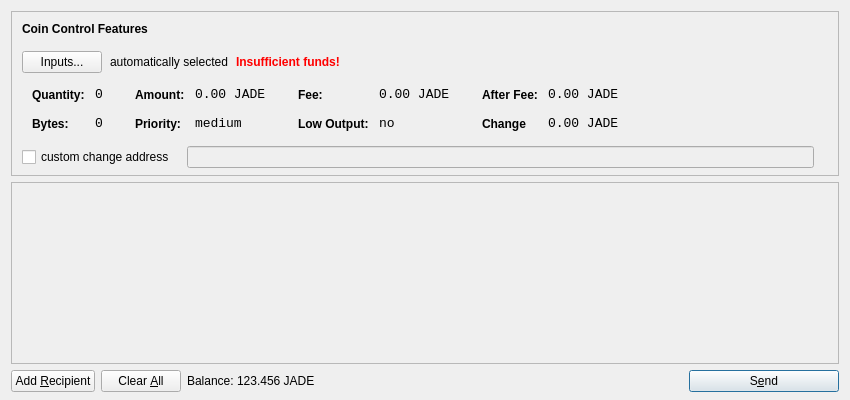
<?xml version="1.0" encoding="UTF-8"?>
<ui version="4.0">
 <class>SendCoinsDialog</class>
 <widget class="QDialog" name="SendCoinsDialog">
  <property name="geometry">
   <rect>
    <x>0</x>
    <y>0</y>
    <width>850</width>
    <height>400</height>
   </rect>
  </property>
  <property name="windowTitle">
   <string>Send Coins</string>
  </property>
  <layout class="QVBoxLayout" name="verticalLayout" stretch="0,1,0">
   <property name="bottomMargin">
    <number>8</number>
   </property>
   <item>
    <widget class="QFrame" name="frameCoinControl">
     <property name="sizePolicy">
      <sizepolicy hsizetype="Expanding" vsizetype="Expanding">
       <horstretch>0</horstretch>
       <verstretch>0</verstretch>
      </sizepolicy>
     </property>
     <property name="maximumSize">
      <size>
       <width>16777215</width>
       <height>16777215</height>
      </size>
     </property>
     <property name="frameShape">
      <enum>QFrame::StyledPanel</enum>
     </property>
     <property name="frameShadow">
      <enum>QFrame::Sunken</enum>
     </property>
     <layout class="QVBoxLayout" name="verticalLayoutCoinControl2">
      <property name="spacing">
       <number>-1</number>
      </property>
      <property name="leftMargin">
       <number>0</number>
      </property>
      <property name="topMargin">
       <number>0</number>
      </property>
      <property name="rightMargin">
       <number>0</number>
      </property>
      <property name="bottomMargin">
       <number>6</number>
      </property>
      <item>
       <layout class="QVBoxLayout" name="verticalLayoutCoinControl" stretch="0,0,0,0,1">
        <property name="spacing">
         <number>0</number>
        </property>
        <property name="leftMargin">
         <number>10</number>
        </property>
        <property name="topMargin">
         <number>10</number>
        </property>
        <item>
         <layout class="QHBoxLayout" name="horizontalLayoutCoinControl1">
          <property name="bottomMargin">
           <number>15</number>
          </property>
          <item>
           <widget class="QLabel" name="labelCoinControlFeatures">
            <property name="sizePolicy">
             <sizepolicy hsizetype="Preferred" vsizetype="Maximum">
              <horstretch>0</horstretch>
              <verstretch>0</verstretch>
             </sizepolicy>
            </property>
            <property name="font">
             <font>
              <weight>75</weight>
              <bold>true</bold>
             </font>
            </property>
            <property name="styleSheet">
             <string notr="true">font-weight:bold;</string>
            </property>
            <property name="text">
             <string>Coin Control Features</string>
            </property>
           </widget>
          </item>
         </layout>
        </item>
        <item>
         <layout class="QHBoxLayout" name="horizontalLayoutCoinControl2" stretch="0,0,0,0">
          <property name="spacing">
           <number>8</number>
          </property>
          <property name="bottomMargin">
           <number>10</number>
          </property>
          <item>
           <widget class="QPushButton" name="pushButtonCoinControl">
            <property name="styleSheet">
             <string notr="true"/>
            </property>
            <property name="text">
             <string>Inputs...</string>
            </property>
           </widget>
          </item>
          <item>
           <widget class="QLabel" name="labelCoinControlAutomaticallySelected">
            <property name="text">
             <string>automatically selected</string>
            </property>
            <property name="margin">
             <number>5</number>
            </property>
           </widget>
          </item>
          <item>
           <widget class="QLabel" name="labelCoinControlInsuffFunds">
            <property name="font">
             <font>
              <weight>75</weight>
              <bold>true</bold>
             </font>
            </property>
            <property name="styleSheet">
             <string notr="true">color:red;font-weight:bold;</string>
            </property>
            <property name="text">
             <string>Insufficient funds!</string>
            </property>
            <property name="margin">
             <number>5</number>
            </property>
           </widget>
          </item>
          <item>
           <spacer name="horizontalSpacerCoinControl">
            <property name="orientation">
             <enum>Qt::Horizontal</enum>
            </property>
            <property name="sizeHint" stdset="0">
             <size>
              <width>40</width>
              <height>1</height>
             </size>
            </property>
           </spacer>
          </item>
         </layout>
        </item>
        <item>
         <widget class="QWidget" name="widgetCoinControl" native="true">
          <property name="sizePolicy">
           <sizepolicy hsizetype="Preferred" vsizetype="Preferred">
            <horstretch>0</horstretch>
            <verstretch>0</verstretch>
           </sizepolicy>
          </property>
          <property name="minimumSize">
           <size>
            <width>0</width>
            <height>0</height>
           </size>
          </property>
          <property name="styleSheet">
           <string notr="true"/>
          </property>
          <layout class="QHBoxLayout" name="horizontalLayoutCoinControl5">
           <property name="margin">
            <number>0</number>
           </property>
           <item>
            <layout class="QHBoxLayout" name="horizontalLayoutCoinControl3" stretch="0,0,0,1">
             <property name="spacing">
              <number>20</number>
             </property>
             <property name="topMargin">
              <number>0</number>
             </property>
             <property name="bottomMargin">
              <number>10</number>
             </property>
             <item>
              <layout class="QFormLayout" name="formLayoutCoinControl1">
               <property name="horizontalSpacing">
                <number>10</number>
               </property>
               <property name="verticalSpacing">
                <number>14</number>
               </property>
               <property name="leftMargin">
                <number>10</number>
               </property>
               <property name="topMargin">
                <number>4</number>
               </property>
               <property name="rightMargin">
                <number>6</number>
               </property>
               <item row="0" column="0">
                <widget class="QLabel" name="labelCoinControlQuantityText">
                 <property name="styleSheet">
                  <string notr="true">font-weight:bold;</string>
                 </property>
                 <property name="text">
                  <string>Quantity:</string>
                 </property>
                 <property name="margin">
                  <number>0</number>
                 </property>
                </widget>
               </item>
               <item row="0" column="1">
                <widget class="QLabel" name="labelCoinControlQuantity">
                 <property name="font">
                  <font>
                   <family>Monospace</family>
                   <pointsize>10</pointsize>
                  </font>
                 </property>
                 <property name="cursor">
                  <cursorShape>IBeamCursor</cursorShape>
                 </property>
                 <property name="contextMenuPolicy">
                  <enum>Qt::ActionsContextMenu</enum>
                 </property>
                 <property name="text">
                  <string>0</string>
                 </property>
                 <property name="margin">
                  <number>0</number>
                 </property>
                 <property name="textInteractionFlags">
                  <set>Qt::LinksAccessibleByMouse|Qt::TextSelectableByKeyboard|Qt::TextSelectableByMouse</set>
                 </property>
                </widget>
               </item>
               <item row="1" column="0">
                <widget class="QLabel" name="labelCoinControlBytesText">
                 <property name="styleSheet">
                  <string notr="true">font-weight:bold;</string>
                 </property>
                 <property name="text">
                  <string>Bytes:</string>
                 </property>
                </widget>
               </item>
               <item row="1" column="1">
                <widget class="QLabel" name="labelCoinControlBytes">
                 <property name="font">
                  <font>
                   <family>Monospace</family>
                   <pointsize>10</pointsize>
                  </font>
                 </property>
                 <property name="cursor">
                  <cursorShape>IBeamCursor</cursorShape>
                 </property>
                 <property name="contextMenuPolicy">
                  <enum>Qt::ActionsContextMenu</enum>
                 </property>
                 <property name="text">
                  <string>0</string>
                 </property>
                 <property name="textInteractionFlags">
                  <set>Qt::LinksAccessibleByMouse|Qt::TextSelectableByKeyboard|Qt::TextSelectableByMouse</set>
                 </property>
                </widget>
               </item>
              </layout>
             </item>
             <item>
              <layout class="QFormLayout" name="formLayoutCoinControl2">
               <property name="horizontalSpacing">
                <number>10</number>
               </property>
               <property name="verticalSpacing">
                <number>14</number>
               </property>
               <property name="leftMargin">
                <number>6</number>
               </property>
               <property name="topMargin">
                <number>4</number>
               </property>
               <property name="rightMargin">
                <number>6</number>
               </property>
               <item row="0" column="0">
                <widget class="QLabel" name="labelCoinControlAmountText">
                 <property name="styleSheet">
                  <string notr="true">font-weight:bold;</string>
                 </property>
                 <property name="text">
                  <string>Amount:</string>
                 </property>
                 <property name="margin">
                  <number>0</number>
                 </property>
                </widget>
               </item>
               <item row="0" column="1">
                <widget class="QLabel" name="labelCoinControlAmount">
                 <property name="font">
                  <font>
                   <family>Monospace</family>
                   <pointsize>10</pointsize>
                  </font>
                 </property>
                 <property name="cursor">
                  <cursorShape>IBeamCursor</cursorShape>
                 </property>
                 <property name="contextMenuPolicy">
                  <enum>Qt::ActionsContextMenu</enum>
                 </property>
                 <property name="text">
                  <string>0.00 JADE</string>
                 </property>
                 <property name="textInteractionFlags">
                  <set>Qt::LinksAccessibleByMouse|Qt::TextSelectableByKeyboard|Qt::TextSelectableByMouse</set>
                 </property>
                </widget>
               </item>
               <item row="1" column="0">
                <widget class="QLabel" name="labelCoinControlPriorityText">
                 <property name="styleSheet">
                  <string notr="true">font-weight:bold;</string>
                 </property>
                 <property name="text">
                  <string>Priority:</string>
                 </property>
                </widget>
               </item>
               <item row="1" column="1">
                <widget class="QLabel" name="labelCoinControlPriority">
                 <property name="font">
                  <font>
                   <family>Monospace</family>
                   <pointsize>10</pointsize>
                  </font>
                 </property>
                 <property name="cursor">
                  <cursorShape>IBeamCursor</cursorShape>
                 </property>
                 <property name="contextMenuPolicy">
                  <enum>Qt::ActionsContextMenu</enum>
                 </property>
                 <property name="text">
                  <string>medium</string>
                 </property>
                 <property name="textInteractionFlags">
                  <set>Qt::LinksAccessibleByMouse|Qt::TextSelectableByKeyboard|Qt::TextSelectableByMouse</set>
                 </property>
                </widget>
               </item>
              </layout>
             </item>
             <item>
              <layout class="QFormLayout" name="formLayoutCoinControl3">
               <property name="horizontalSpacing">
                <number>10</number>
               </property>
               <property name="verticalSpacing">
                <number>14</number>
               </property>
               <property name="leftMargin">
                <number>6</number>
               </property>
               <property name="topMargin">
                <number>4</number>
               </property>
               <property name="rightMargin">
                <number>6</number>
               </property>
               <item row="0" column="0">
                <widget class="QLabel" name="labelCoinControlFeeText">
                 <property name="styleSheet">
                  <string notr="true">font-weight:bold;</string>
                 </property>
                 <property name="text">
                  <string>Fee:</string>
                 </property>
                 <property name="margin">
                  <number>0</number>
                 </property>
                </widget>
               </item>
               <item row="0" column="1">
                <widget class="QLabel" name="labelCoinControlFee">
                 <property name="font">
                  <font>
                   <family>Monospace</family>
                   <pointsize>10</pointsize>
                  </font>
                 </property>
                 <property name="cursor">
                  <cursorShape>IBeamCursor</cursorShape>
                 </property>
                 <property name="contextMenuPolicy">
                  <enum>Qt::ActionsContextMenu</enum>
                 </property>
                 <property name="text">
                  <string>0.00 JADE</string>
                 </property>
                 <property name="textInteractionFlags">
                  <set>Qt::LinksAccessibleByMouse|Qt::TextSelectableByKeyboard|Qt::TextSelectableByMouse</set>
                 </property>
                </widget>
               </item>
               <item row="1" column="0">
                <widget class="QLabel" name="labelCoinControlLowOutputText">
                 <property name="styleSheet">
                  <string notr="true">font-weight:bold;</string>
                 </property>
                 <property name="text">
                  <string>Low Output:</string>
                 </property>
                </widget>
               </item>
               <item row="1" column="1">
                <widget class="QLabel" name="labelCoinControlLowOutput">
                 <property name="font">
                  <font>
                   <family>Monospace</family>
                   <pointsize>10</pointsize>
                  </font>
                 </property>
                 <property name="cursor">
                  <cursorShape>IBeamCursor</cursorShape>
                 </property>
                 <property name="contextMenuPolicy">
                  <enum>Qt::ActionsContextMenu</enum>
                 </property>
                 <property name="text">
                  <string>no</string>
                 </property>
                 <property name="textInteractionFlags">
                  <set>Qt::LinksAccessibleByMouse|Qt::TextSelectableByKeyboard|Qt::TextSelectableByMouse</set>
                 </property>
                </widget>
               </item>
              </layout>
             </item>
             <item>
              <layout class="QFormLayout" name="formLayoutCoinControl4">
               <property name="horizontalSpacing">
                <number>10</number>
               </property>
               <property name="verticalSpacing">
                <number>14</number>
               </property>
               <property name="leftMargin">
                <number>6</number>
               </property>
               <property name="topMargin">
                <number>4</number>
               </property>
               <property name="rightMargin">
                <number>6</number>
               </property>
               <item row="0" column="0">
                <widget class="QLabel" name="labelCoinControlAfterFeeText">
                 <property name="styleSheet">
                  <string notr="true">font-weight:bold;</string>
                 </property>
                 <property name="text">
                  <string>After Fee:</string>
                 </property>
                 <property name="margin">
                  <number>0</number>
                 </property>
                </widget>
               </item>
               <item row="0" column="1">
                <widget class="QLabel" name="labelCoinControlAfterFee">
                 <property name="font">
                  <font>
                   <family>Monospace</family>
                   <pointsize>10</pointsize>
                  </font>
                 </property>
                 <property name="cursor">
                  <cursorShape>IBeamCursor</cursorShape>
                 </property>
                 <property name="contextMenuPolicy">
                  <enum>Qt::ActionsContextMenu</enum>
                 </property>
                 <property name="text">
                  <string>0.00 JADE</string>
                 </property>
                 <property name="textInteractionFlags">
                  <set>Qt::LinksAccessibleByMouse|Qt::TextSelectableByKeyboard|Qt::TextSelectableByMouse</set>
                 </property>
                </widget>
               </item>
               <item row="1" column="0">
                <widget class="QLabel" name="labelCoinControlChangeText">
                 <property name="styleSheet">
                  <string notr="true">font-weight:bold;</string>
                 </property>
                 <property name="text">
                  <string>Change</string>
                 </property>
                </widget>
               </item>
               <item row="1" column="1">
                <widget class="QLabel" name="labelCoinControlChange">
                 <property name="font">
                  <font>
                   <family>Monospace</family>
                   <pointsize>10</pointsize>
                  </font>
                 </property>
                 <property name="cursor">
                  <cursorShape>IBeamCursor</cursorShape>
                 </property>
                 <property name="contextMenuPolicy">
                  <enum>Qt::ActionsContextMenu</enum>
                 </property>
                 <property name="text">
                  <string>0.00 JADE</string>
                 </property>
                 <property name="textInteractionFlags">
                  <set>Qt::LinksAccessibleByMouse|Qt::TextSelectableByKeyboard|Qt::TextSelectableByMouse</set>
                 </property>
                </widget>
               </item>
              </layout>
             </item>
            </layout>
           </item>
          </layout>
         </widget>
        </item>
        <item>
         <layout class="QHBoxLayout" name="horizontalLayoutCoinControl4" stretch="0,0,0">
          <property name="spacing">
           <number>12</number>
          </property>
          <property name="sizeConstraint">
           <enum>QLayout::SetDefaultConstraint</enum>
          </property>
          <property name="topMargin">
           <number>5</number>
          </property>
          <property name="rightMargin">
           <number>5</number>
          </property>
          <item>
           <widget class="QCheckBox" name="checkBoxCoinControlChange">
            <property name="text">
             <string>custom change address</string>
            </property>
           </widget>
          </item>
          <item>
           <widget class="QLineEdit" name="lineEditCoinControlChange">
            <property name="enabled">
             <bool>false</bool>
            </property>
            <property name="sizePolicy">
             <sizepolicy hsizetype="Expanding" vsizetype="Fixed">
              <horstretch>0</horstretch>
              <verstretch>0</verstretch>
             </sizepolicy>
            </property>
           </widget>
          </item>
          <item>
           <widget class="QLabel" name="labelCoinControlChangeLabel">
            <property name="sizePolicy">
             <sizepolicy hsizetype="Preferred" vsizetype="Expanding">
              <horstretch>0</horstretch>
              <verstretch>0</verstretch>
             </sizepolicy>
            </property>
            <property name="minimumSize">
             <size>
              <width>0</width>
              <height>0</height>
             </size>
            </property>
            <property name="text">
             <string/>
            </property>
            <property name="margin">
             <number>3</number>
            </property>
           </widget>
          </item>
         </layout>
        </item>
        <item>
         <spacer name="verticalSpacerCoinControl">
          <property name="orientation">
           <enum>Qt::Vertical</enum>
          </property>
          <property name="sizeHint" stdset="0">
           <size>
            <width>800</width>
            <height>1</height>
           </size>
          </property>
         </spacer>
        </item>
       </layout>
      </item>
     </layout>
    </widget>
   </item>
   <item>
    <widget class="QScrollArea" name="scrollArea">
     <property name="widgetResizable">
      <bool>true</bool>
     </property>
     <widget class="QWidget" name="scrollAreaWidgetContents">
      <property name="geometry">
       <rect>
        <x>0</x>
        <y>0</y>
        <width>830</width>
        <height>165</height>
       </rect>
      </property>
      <layout class="QVBoxLayout" name="verticalLayout_2">
       <property name="margin">
        <number>0</number>
       </property>
       <item>
        <layout class="QVBoxLayout" name="entries">
         <property name="spacing">
          <number>6</number>
         </property>
        </layout>
       </item>
       <item>
        <spacer name="verticalSpacer">
         <property name="orientation">
          <enum>Qt::Vertical</enum>
         </property>
         <property name="sizeHint" stdset="0">
          <size>
           <width>20</width>
           <height>40</height>
          </size>
         </property>
        </spacer>
       </item>
      </layout>
     </widget>
    </widget>
   </item>
   <item>
    <layout class="QHBoxLayout" name="horizontalLayout">
     <item>
      <widget class="QPushButton" name="addButton">
       <property name="toolTip">
        <string>Send to multiple recipients at once</string>
       </property>
       <property name="text">
        <string>Add &amp;Recipient</string>
       </property>
       <property name="icon">
        <iconset resource="../bitcoin.qrc">
         <normaloff>:/icons/add</normaloff>:/icons/add</iconset>
       </property>
       <property name="autoDefault">
        <bool>false</bool>
       </property>
      </widget>
     </item>
     <item>
      <widget class="QPushButton" name="clearButton">
       <property name="sizePolicy">
        <sizepolicy hsizetype="Minimum" vsizetype="Fixed">
         <horstretch>0</horstretch>
         <verstretch>0</verstretch>
        </sizepolicy>
       </property>
       <property name="toolTip">
        <string>Remove all transaction fields</string>
       </property>
       <property name="text">
        <string>Clear &amp;All</string>
       </property>
       <property name="icon">
        <iconset resource="../bitcoin.qrc">
         <normaloff>:/icons/remove</normaloff>:/icons/remove</iconset>
       </property>
       <property name="autoRepeatDelay">
        <number>300</number>
       </property>
       <property name="autoDefault">
        <bool>false</bool>
       </property>
      </widget>
     </item>
     <item>
      <layout class="QHBoxLayout" name="horizontalLayout_2">
       <property name="spacing">
        <number>3</number>
       </property>
       <item>
        <widget class="QLabel" name="label">
         <property name="sizePolicy">
          <sizepolicy hsizetype="Preferred" vsizetype="Fixed">
           <horstretch>0</horstretch>
           <verstretch>0</verstretch>
          </sizepolicy>
         </property>
         <property name="text">
          <string>Balance:</string>
         </property>
        </widget>
       </item>
       <item>
        <widget class="QLabel" name="labelBalance">
         <property name="sizePolicy">
          <sizepolicy hsizetype="Preferred" vsizetype="Fixed">
           <horstretch>0</horstretch>
           <verstretch>0</verstretch>
          </sizepolicy>
         </property>
         <property name="cursor">
          <cursorShape>IBeamCursor</cursorShape>
         </property>
         <property name="text">
          <string>123.456 JADE</string>
         </property>
         <property name="textInteractionFlags">
          <set>Qt::LinksAccessibleByMouse|Qt::TextSelectableByKeyboard|Qt::TextSelectableByMouse</set>
         </property>
        </widget>
       </item>
      </layout>
     </item>
     <item>
      <spacer name="horizontalSpacer">
       <property name="orientation">
        <enum>Qt::Horizontal</enum>
       </property>
       <property name="sizeHint" stdset="0">
        <size>
         <width>40</width>
         <height>20</height>
        </size>
       </property>
      </spacer>
     </item>
     <item>
      <widget class="QPushButton" name="sendButton">
       <property name="minimumSize">
        <size>
         <width>150</width>
         <height>0</height>
        </size>
       </property>
       <property name="toolTip">
        <string>Confirm the send action</string>
       </property>
       <property name="text">
        <string>S&amp;end</string>
       </property>
       <property name="icon">
        <iconset resource="../bitcoin.qrc">
         <normaloff>:/icons/send</normaloff>:/icons/send</iconset>
       </property>
       <property name="default">
        <bool>true</bool>
       </property>
      </widget>
     </item>
    </layout>
   </item>
  </layout>
 </widget>
 <resources>
  <include location="../bitcoin.qrc"/>
 </resources>
 <connections/>
</ui>
